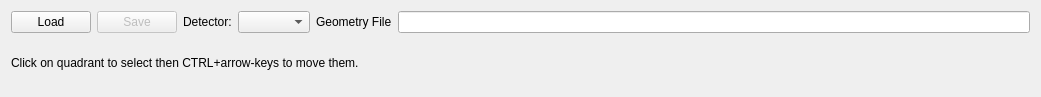
<?xml version="1.0" encoding="UTF-8"?>
<ui version="4.0">
 <class>GeometryWidget</class>
 <widget class="QWidget" name="GeometryWidget">
  <property name="geometry">
   <rect>
    <x>0</x>
    <y>0</y>
    <width>1041</width>
    <height>97</height>
   </rect>
  </property>
  <property name="sizePolicy">
   <sizepolicy hsizetype="Preferred" vsizetype="Preferred">
    <horstretch>0</horstretch>
    <verstretch>0</verstretch>
   </sizepolicy>
  </property>
  <property name="windowTitle">
   <string>Form</string>
  </property>
  <layout class="QVBoxLayout" name="verticalLayout_2">
   <item>
    <layout class="QVBoxLayout" name="verticalLayout">
     <item>
      <layout class="QHBoxLayout" name="horizontalLayout">
       <item>
        <widget class="QPushButton" name="bt_load">
         <property name="toolTip">
          <string>Load/Set Detector Geometry</string>
         </property>
         <property name="text">
          <string>Load</string>
         </property>
        </widget>
       </item>
       <item>
        <widget class="QPushButton" name="bt_save">
         <property name="enabled">
          <bool>false</bool>
         </property>
         <property name="toolTip">
          <string>Save geometry</string>
         </property>
         <property name="text">
          <string>Save</string>
         </property>
        </widget>
       </item>
       <item>
        <widget class="QLabel" name="label">
         <property name="text">
          <string>Detector:</string>
         </property>
        </widget>
       </item>
       <item>
        <widget class="QComboBox" name="cb_detectors">
         <property name="toolTip">
          <string>&lt;html&gt;&lt;head/&gt;&lt;body&gt;&lt;p&gt;Select Detector&lt;/p&gt;&lt;/body&gt;&lt;/html&gt;</string>
         </property>
        </widget>
       </item>
       <item>
        <widget class="QLabel" name="label_2">
         <property name="text">
          <string>Geometry File</string>
         </property>
        </widget>
       </item>
       <item>
        <widget class="QLineEdit" name="le_geometry_file"/>
       </item>
      </layout>
     </item>
     <item>
      <layout class="QHBoxLayout" name="horizontalLayout_2">
       <item>
        <widget class="QLabel" name="label_4">
         <property name="text">
          <string>Click on quadrant to select then CTRL+arrow-keys to move them.</string>
         </property>
        </widget>
       </item>
       <item>
        <spacer name="horizontalSpacer">
         <property name="orientation">
          <enum>Qt::Horizontal</enum>
         </property>
         <property name="sizeHint" stdset="0">
          <size>
           <width>40</width>
           <height>20</height>
          </size>
         </property>
        </spacer>
       </item>
      </layout>
     </item>
    </layout>
   </item>
  </layout>
 </widget>
 <resources/>
 <connections/>
</ui>
